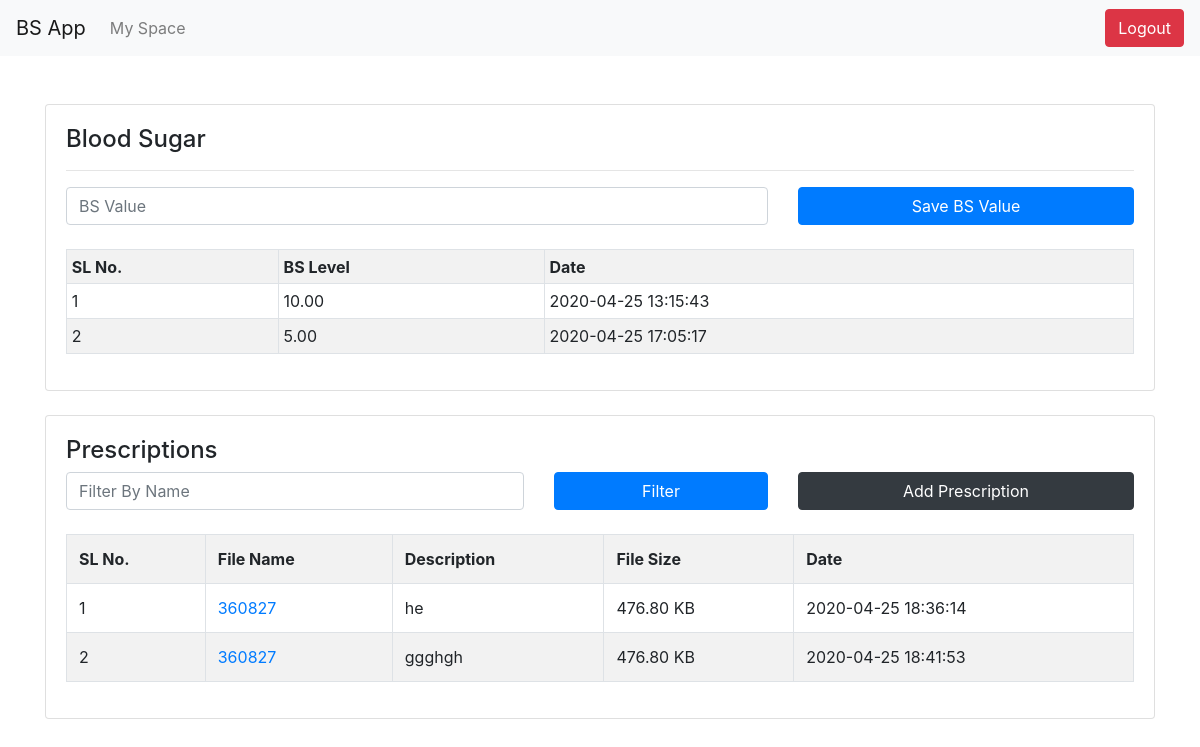
/ (signed in), run on an earlier commit of the app's database.
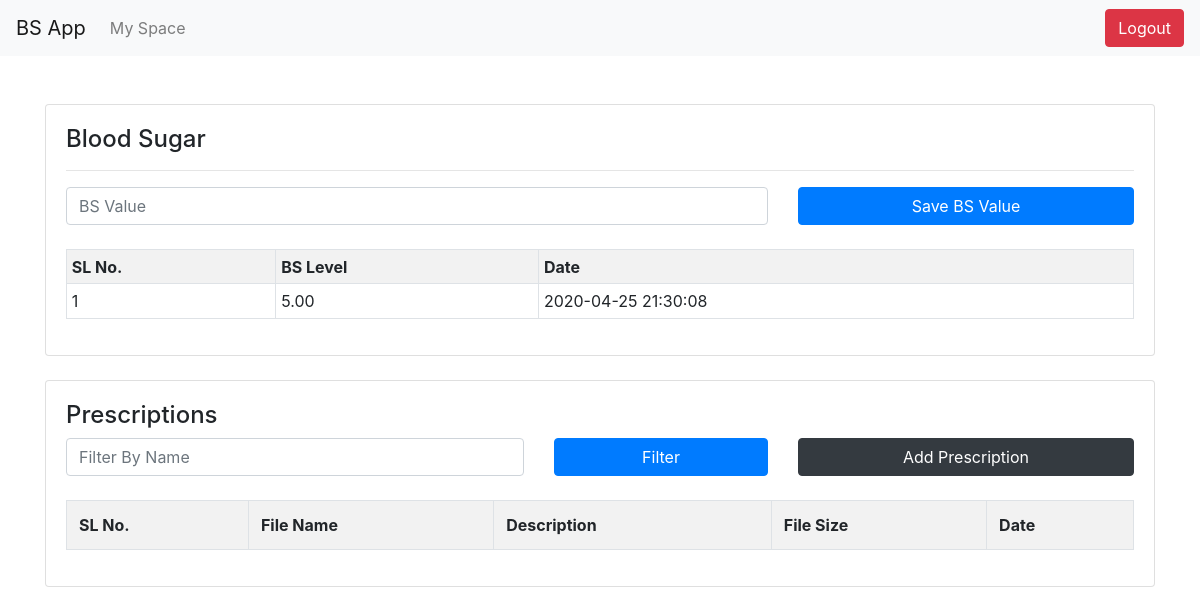
And on a later commit of the database.
### tables this page shows
CREATE TABLE `tbl_bs` (
  `id` bigint(11) NOT NULL,
  `user_id` bigint(20) NOT NULL,
  `bs_level` decimal(20,2) NOT NULL,
  `status` int(11) DEFAULT '0',
  `created_at` datetime DEFAULT CURRENT_TIMESTAMP,
  `updated_at` datetime DEFAULT CURRENT_TIMESTAMP ON UPDATE CURRENT_TIMESTAMP
);

CREATE TABLE `tbl_prescription` (
  `id` int(11) NOT NULL,
  `user_id` bigint(20) NOT NULL,
  `file_name` text NOT NULL,
  `file_size` text NOT NULL,
  `file` text NOT NULL,
  `description` text,
  `created_at` datetime DEFAULT CURRENT_TIMESTAMP,
  `updated_at` datetime DEFAULT CURRENT_TIMESTAMP ON UPDATE CURRENT_TIMESTAMP
);

### Classes/User.class.php (called while the page is built, shortened)
<?php
class User extends Dbcon
{
    protected $newdbh;
    function __construct()
    {
        $con = parent::__construct();
        $this->newdbh = $con;
    }
    public function myBsvalues()
    {
        $id = $_SESSION['uid'];
        $result = mysqli_query($this->newdbh,"SELECT * FROM tbl_bs where user_id = '$id'");
        $results_array = [];
        while ($row = $result->fetch_assoc()) {
          $results_array[] = $row;
        }
        return $results_array;
    }
    public function allPrescritions($name="")
    {
        $id = $_SESSION['uid'];
        if(empty($name)){
            $result = mysqli_query($this->newdbh,"SELECT * FROM tbl_prescription where user_id = '$id'");
        }else
        {
            $result = mysqli_query($this->newdbh,"SELECT * FROM tbl_prescription where user_id = '$id' and `file_name` like '%$name%'");
        }
        $results_array = [];
        while ($row = $result->fetch_assoc()) {
          $results_array[] = $row;
        }
        return $results_array;
    }
}

### autoload.php (called while the page is built, shortened)
<?php
function formatSizeUnits($bytes)
{
    if ($bytes >= 1073741824)
    {
        $bytes = number_format($bytes / 1073741824, 2) . ' GB';
    }
    elseif ($bytes >= 1048576)
    {
        $bytes = number_format($bytes / 1048576, 2) . ' MB';
    }
    elseif ($bytes >= 1024)
    {
        $bytes = number_format($bytes / 1024, 2) . ' KB';
    }
    elseif ($bytes > 1)
    {
        $bytes = $bytes . ' bytes';
    }
    elseif ($bytes == 1)
    {
        $bytes = $bytes . ' byte';
    }
    else
    {
        $bytes = '0 bytes';
    }
    return $bytes;
}

### home.php (the view, shortened to what this page needs)
<?php
$myBsvalues = $getuser->myBsvalues();
$getPres = $getuser->allPrescritions();
?>
<section class="container mt-5">
<div class="card">
<div class="card-body table-responsive">
        <h4>Blood Sugar</h4>
        <hr>
        <?php  $lasttime = $getuser->lastBsvalues();
        if(empty($lasttime)){ ?>
        <form action="<?php echo weburl;?>/" method="POST">
            <div class="row">
                <div class="col-md-8">
                    <input type="number" step="0.01" name="bslevel" id="bslevel"  value="<?php if(isset($bslevel)){ echo $bslevel; }?>" placeholder="BS Value" class="form-control">
                </div>
                <div class="col-md-4">
                    <input type="submit" value="Save BS Value" class="btn btn-primary" style="width:100%" name="saveBS">
                </div>
            </div>
        </form>
        <?php } ?>
        <br>
        <table class="table table-sm table-bordered table-striped">
            <tr>
                <th>SL No.</th>
                <th>BS Level</th>
                <th>Date</th>
            </tr>
            <?php
            if(count($myBsvalues)>0){
                $i=0;
                foreach($myBsvalues as $value){?>
                <tr>
                <td><?php echo ++$i;?></td>
                <td><?php echo $value['bs_level'];?></td>
                <td><?php echo $value['created_at'];?></td>
                </tr>
            <?php }}?>
        </table>
    </div>
</div>
<br>
<div class="card">
    <div class="card-body table-responsive">
        <h4>Prescriptions</h4>
            <div class="row">
                <div class="col-md-8">
                <form action="<?php echo weburl;?>/" method="POST">
            <div class="row">
                    <div class="col-md-8">
                    <input type="text" name="filtername"  id="filtername" value="<?php if(isset($filtername)){ echo $filtername; }?>" placeholder="Filter By Name" class="form-control">
                    </div>
                    <div class="col-md-4"> <input type="submit" value="Filter" class="btn btn-primary" style="width:100%" name="filenameFilter"></div>
                    </div>
                    </form>
                </div>
                <div class="col-md-4">
                <a href="#" data-toggle="modal" data-target="#addprescip" class="btn btn-dark"  style="width:100%">Add Prescription</a>
                </div>
            </div>
       <br>
        <table class="table table-striped table-bordered">
            <tr>
                <th>SL No.</th>
                <th>File Name</th>
                <th>Description</th>
                <th>File Size</th>
                <th>Date</th>
            </tr>
            <?php
            if(count($getPres)>0){
                $i=0;
                foreach($getPres as $pres){?>
                <tr>
                <td><?php echo ++$i;?></td>
                <td><a href="<?php echo weburl;?>/prescription/<?php echo $pres['file'];?>"><?php echo $pres['file_name'];?></a></td>
                <td><?php echo $pres['description'];?></td>
                <td><?php echo formatSizeUnits($pres['file_size']);?></td>
                <td><?php echo $pres['created_at'];?></td>
                </tr>
            <?php }}?>
        </table>
    </div>
</div>
</section>

What changed in the data, as far as the page shows it:
removed tbl_bs: bs_level "10.00", created_at "2020-04-25 13:15:43"
removed tbl_bs: bs_level "5.00", created_at "2020-04-25 17:05:17"
removed tbl_prescription: file_name "360827", description "he", file_size "476.80 KB", created_at "2020-04-25 18:36:14"
removed tbl_prescription: file_name "360827", description "ggghgh", file_size "476.80 KB", created_at "2020-04-25 18:41:53"
added tbl_bs: bs_level "5.00", created_at "2020-04-25 21:30:08"
